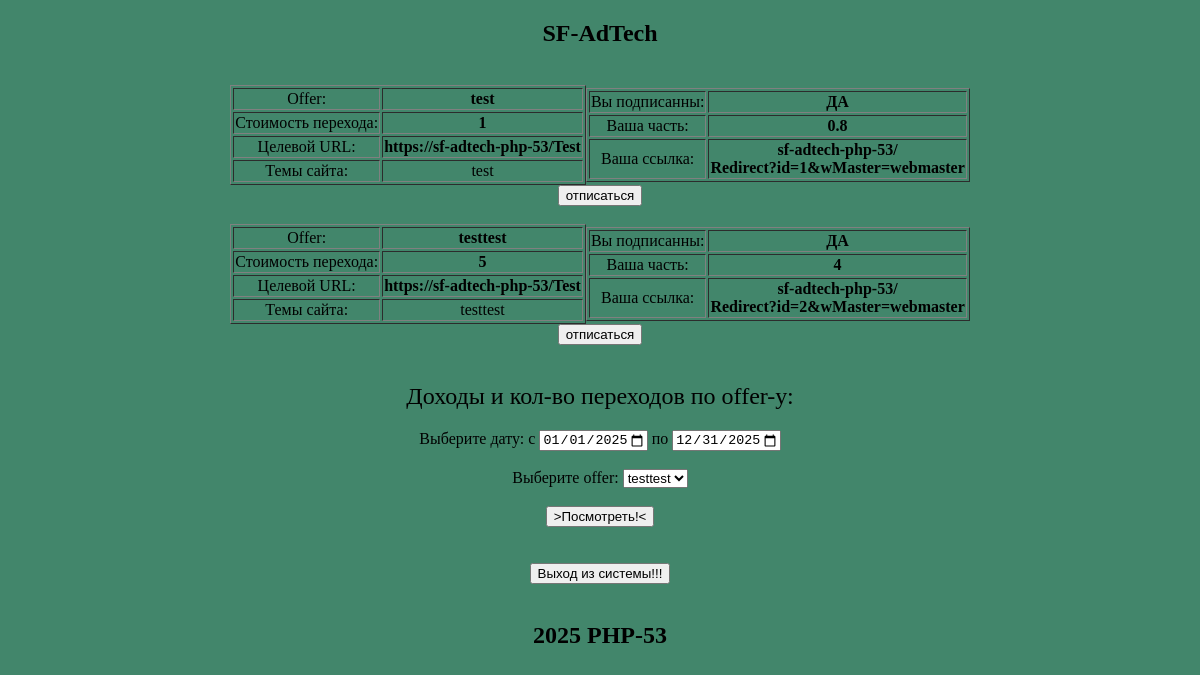
Screenshot of /WebMaster/bypass (signed in) with the database file from the repository.
### tables this page shows
CREATE TABLE `offers` (
  `id` int NOT NULL,
  `offer` varchar(55) DEFAULT NULL,
  `cost` float(10,3) UNSIGNED DEFAULT NULL,
  `targeturl` varchar(55) DEFAULT NULL,
  `ownername` varchar(40) DEFAULT NULL,
  `topic` text,
  `craftsmen` tinyint UNSIGNED DEFAULT '0',
  `topicstate` tinyint(1) DEFAULT '1'
);

CREATE TABLE `subscriptions` (
  `id` int NOT NULL,
  `id_offer` int NOT NULL,
  `link` varchar(255) DEFAULT NULL,
  `web_master` varchar(30) DEFAULT NULL,
  `costing` float(10,3) UNSIGNED DEFAULT NULL
);

### application/bootstrap.php (called while the page is built, shortened)
<?php
Route::start();

### public/index.php (called while the page is built, shortened)
<?php
require_once '../application/bootstrap.php';

### application/models/Model_WebMaster.php (called while the page is built)
<?php
class Model_WebMaster extends Model
{
    public static function standart()
    {
        $db = Model::connect();
        try{
        $stmt = $db->prepare('SELECT * FROM `offers` WHERE  topicstate=1');
        $stmt->execute();
        $result = $stmt->FetchAll(PDO::FETCH_ASSOC);
        } catch(PDOException){
        $result = null;
        }
        try{
            $stmtSub = $db->prepare('SELECT * FROM subscriptions WHERE  web_master=?');
            $stmtSub->bindParam(1, $_SESSION['username']);
            $stmtSub->execute();
            $resultSub = $stmtSub->FetchAll(PDO::FETCH_ASSOC);
            } catch(PDOException){
            $resultSub = null;
            }
        return [$result, $resultSub];
    }
}

### application/core/ControllerWithModel.php (called while the page is built, shortened)
<?php
class ControllerWithModel{
    public function __construct($model){
        $this->data = $model::standart();
    }
}

### application/views/pageWebMasterNotJS.php (the view, shortened to what this page needs)
<?php
[$offers, $subscriptions] = $data;
$arraySub = [];
if(!empty($offers)){
foreach($offers as $key => $value){
$selector =  0;
echo '<div class="tableWebMaster">
      <table border="1">
        <tr>
          <td>Offer:</td>
          <th>'.$value['offer'].'</th>
        </tr>
        <tr>
          <td>Стоимость перехода:</td>
          <th>'.$value['cost'].'</th>
        </tr>
        <tr>
          <td>Целевой URL:</td>
          <th>'.$value['targeturl'].'</th>
        </tr>
        <tr>
          <td>Темы сайта:</td>
          <td>'.$value['topic'].'</td>
        </tr>
      </table>';
     if ($subscriptions != null){
      foreach($subscriptions as $keySub => $valueSub){
        if($value['id'] === $valueSub['id_offer'] ){
          $valArray = array_fill_keys([$value['offer']], $value['id']);
          $arraySub = array_merge($arraySub, $valArray);
          echo '<table border="1">
          <tr>
            <td>Вы подписанны:</td>
            <th>ДА</th>
          </tr>
          <tr>
           <td>Ваша часть:</td>
           <th>'.$valueSub['costing'].'</th>
          </tr>
          <tr>
           <td>Ваша ссылка:</td>
           <th>'.$valueSub['link'].'</th>
          </tr>
          </table>';
          $selector = 1;
          break;
        }
      }
    }
     echo '</div>';
if($selector===1){
  echo '
     <form action="/UnsubscribeWebMaster" method="post" >
        <input type="hidden" name="key" value="'.$_SESSION['key'].'">
        <input type="hidden" name="id" value="'.$value['id'].'">
        <input name="off" type="submit" value="отписаться" >
      </form>';
}
echo '<br>';
}}
?>
<h2>Доходы и кол-во переходов по offer-у:</h2>
  <form action="/WebMasterStatistic" method="post" >
  <label for="start_date">Выберите дату: с</label>
  <input type="date" name="trip_start" value="2025-01-01"
    min="2025-01-01" max="2029-12-31" id="start_date"/>
    <label for="finish_date">по</label>
    <input type="date" name="trip_finish" value="2025-12-31"
    min="2025-01-01" max="2029-12-31" id="finish_date"/>
    <br>
    <br>
    <label for="selector">Выберите offer:</label>
    <select name="offer" id="selector" >
    <?php
foreach ($arraySub as $key => $value){
  echo '<option value="'.$value.'" selected>'.$key.'</option>';
}
    ?>
</select>
    <br>
    <br>
    <input type="submit" value=">Посмотреть!<" >
</form>
<br>
<br>
<form action="/ExitFrom" method="get" >
    <input name="exit" type="submit" value="Выход из системы!!!" >
</form>

### public/style.css (style rules this page uses)
body { background: #1e704fd6; text-align: center; }
h2, h3 { font-weight: normal; }
table { margin: auto; }
.tableWebMaster { display: inline-flex; }

### rows the page displays
offers: offer "test", cost "1", targeturl "https://sf-adtech-php-53/Test", topic "test"
subscriptions: costing "0.8", link "sf-adtech-php-53/ Redirect?id=1&wMaster=webmaster"
offers: offer "testtest", cost "5", targeturl "https://sf-adtech-php-53/Test", topic "testtest"
subscriptions: costing "4", link "sf-adtech-php-53/ Redirect?id=2&wMaster=webmaster"

### other values shown
form field offer "testtest"
